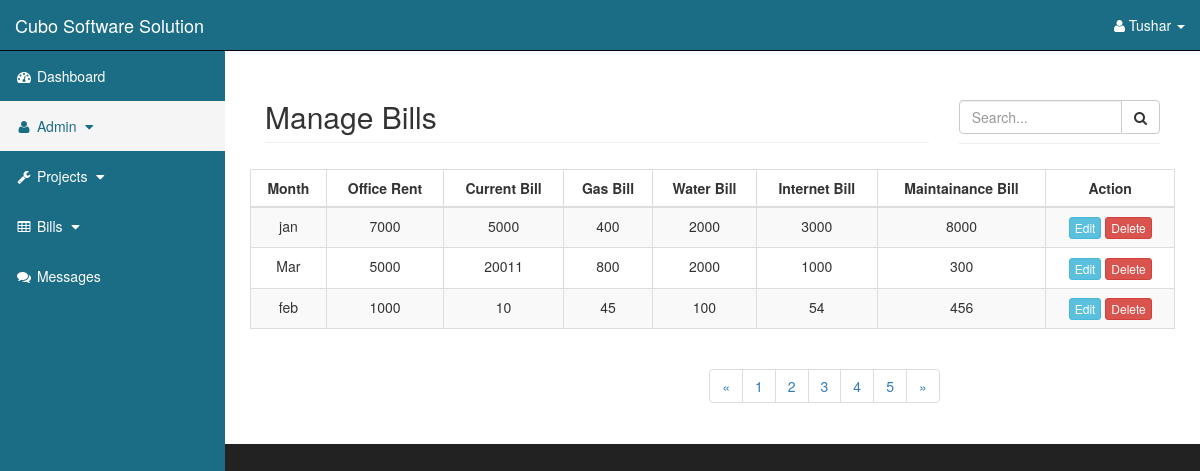
/manage_bills.php, run on the app's committed database.
### tables this page shows
CREATE TABLE `tbl_bills` (
  `b_id` int(10) NOT NULL,
  `b_month` varchar(10) NOT NULL,
  `b_office` float NOT NULL,
  `b_current` float NOT NULL,
  `b_gas` float NOT NULL,
  `b_water` float NOT NULL,
  `b_net` float NOT NULL,
  `b_maintenance` float NOT NULL
);

### functions/function.php (called while the page is built, shortened)
<?php
class Parts {
    public function addHeader()
    {
        require_once("includes/header.php");
    }
    public function addSidebar()
    {
        require_once("includes/sidebar.php");
    }
    public function addPage($pageName)
    {
        require_once("includes/" . $pageName);
    }
    public function addFooter()
    {
        require_once("includes/footer.php");
    }
}
class DB {
    private $serverName = "localhost";
    private $userName = "root";
    private $passWord = "";
    private $dbName = "psam";
    private $con;
    public function dbConnect()
    {
        $this->con = mysqli_connect($this->serverName, $this->userName, $this->passWord, $this->dbName);
        return $this->con;
    }
    public function manageBillData()
    {
        $query = "SELECT * FROM tbl_bills ORDER BY b_id DESC";
        $res = mysqli_query($this->con, $query);
        return $res;
    }
}

### manage_bills.php (called while the page is built, shortened)
<?php
require_once("functions/function.php");
$oParts = new Parts();
$oParts->addHeader();
$oParts->addSidebar();
$oParts->addPage("manageBills.php");
?>

### includes/manageBills.php (the view, shortened to what this page needs)
<?php
require_once 'functions/function.php';
?>
<div id="page-wrapper">
    <div class="container-fluid">
        <div class="col-lg-9">
            <h2 class="page-header ">
                Manage Bills
            </h2>
        </div>
        <div class="col-lg-3">
            <div class="input-group custom-search-form page-header">
                <input type="text" class="form-control" placeholder="Search...">
                <span class="input-group-btn">
                    <button class="btn btn-default" type="button">
                        <i class="fa fa-search"></i>
                    </button>
                </span>
            </div>
        </div>
        <div class="row">
            <div class="col-lg-12">
                <div class="table-responsive">
                    <table id="tbl" class="table table-bordered table-hover table-striped">
                        <thead>
                            <tr>
                                <th>Month</th>
                                <th>Office Rent</th>
                                <th>Current Bill</th>
                                <th>Gas Bill</th>
                                <th>Water Bill</th>
                                <th>Internet Bill</th>
                                <th>Maintainance Bill</th>
                                <th>Action</th>
                            </tr>
                        </thead>
                        <tbody>
                            <?php
                            $oDB = new DB();
                            $result = $oDB->manageBillData();
                            while($res = mysqli_fetch_assoc($result)) {
                            ?>
                            <tr class="text-center">
                                <td><?php echo $res['b_month']; ?></td>
                                <td><?php echo $res['b_office']; ?></td>
                                <td><?php echo $res['b_current']; ?></td>
                                <td><?php echo $res['b_gas']; ?></td>
                                <td><?php echo $res['b_water']; ?></td>
                                <td><?php echo $res['b_net']; ?></td>
                                <td><?php echo $res['b_maintenance']; ?></td>
                                <td>
                                    <a href="edit_bill.php?eb=<?php echo urlencode($res['b_id']); ?>"> <button type="button" class="btn btn-xs btn-info">Edit</button></a>
                                    <a href="delete_bill.php?db=<?php echo urlencode($res['b_id']); ?>"><button type="button" class="btn btn-xs btn-danger">Delete</button>
                                </td>
                            </tr>
                            <?php } ?>
                        </tbody>
                    </table>
                </div>
            </div>
        </div>
        <div class="row">
            <div class="col-lg-offset-2 col-lg-10 ">
                <nav aria-label="Page navigation example">
                    <ul class="pagination">
                        <li class="page-item">
                            <a class="page-link" href="#" aria-label="Previous">
                                <span aria-hidden="true">&laquo;</span>
                            </a>
                        </li>
                        <li class="page-item"><a class="page-link" href="#">1</a></li>
                        <li class="page-item"><a class="page-link" href="#">2</a></li>
                        <li class="page-item"><a class="page-link" href="#">3</a></li>
                        <li class="page-item"><a class="page-link" href="#">4</a></li>
                        <li class="page-item"><a class="page-link" href="#">5</a></li>
                        <li class="page-item">
                            <a class="page-link" href="#" aria-label="Next">
                                <span aria-hidden="true">&raquo;</span>
                            </a>
                        </li>
                    </ul>
                </nav>
            </div>
        </div>
    </div>
</div>

### assets/css/style.css (style rules this page uses)
body { margin-top: 100px; background-color: #222; line-height: 2.429; }
#page-wrapper { width: 100%; padding: 0; background-color: #fff; }
.input-group { margin-bottom: 25px; }
.pagination { display: inline-block; padding-left: 0; margin-left: 300px; border-radius: 4px; }
#tbl thead tr th { text-align: center; }
@media (min-width:768px) { #page-wrapper { padding: 10px; } }
@media (min-width:768px) { body { margin-top: 50px; } }

### data on the page
tbl_bills: b_month "jan", b_office "7000", b_current "5000", b_gas "400", b_water "2000", b_net "3000", b_maintenance "8000"
tbl_bills: b_month "Mar", b_office "5000", b_current "20011", b_gas "800", b_water "2000", b_net "1000", b_maintenance "300"
tbl_bills: b_month "feb", b_office "1000", b_current "10", b_gas "45", b_water "100", b_net "54", b_maintenance "456"
